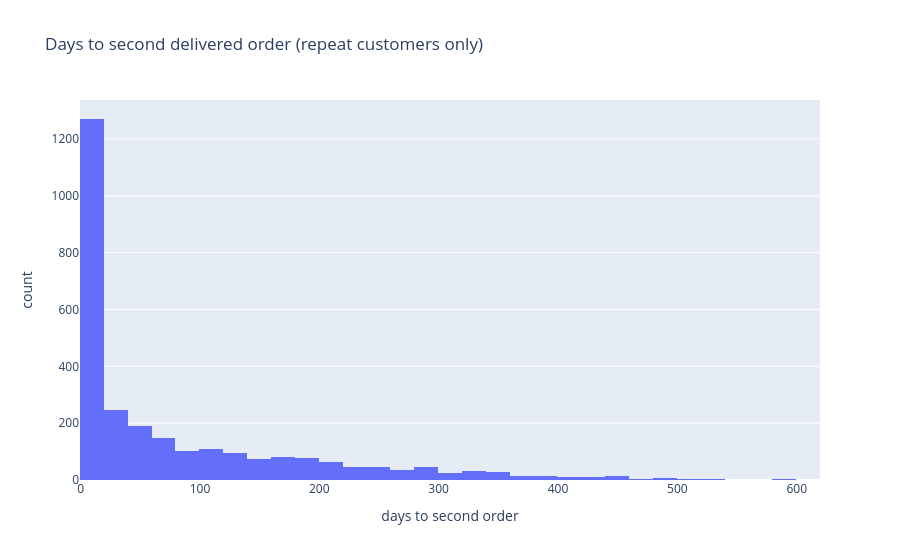

The notebook cell this image was saved under:
### Code cell
fig = px.histogram(t2p, nbins=60, title="Days to second delivered order (repeat customers only)")
fig.update_layout(xaxis_title="days to second order", showlegend=False)
fig.show()

### Figure 1 — Plotly figure (JSON) as saved in the notebook; plotly's stock layout.template omitted (floating-point values rounded to 4 significant figures; data arrays with more than 128 entries replaced by an {"elided": "..."} marker saying what was removed)
{"data": [{"bingroup": "x", "hovertemplate": "variable=days_to_second_purchase<br>value=%{x}<br>count=%{y}<extra></extra>", "legendgroup": "days_to_second_purchase", "marker": {"color": "#636efa", "pattern": {"shape": ""}}, "name": "days_to_second_purchase", "nbinsx": 60, "orientation": "v", "showlegend": true, "type": "histogram", "x": {"elided": "2801 float values"}, "xaxis": "x", "yaxis": "y"}], "layout": {"barmode": "relative", "legend": {"title": {"text": "variable"}, "tracegroupgap": 0}, "showlegend": false, "title": {"text": "Days to second delivered order (repeat customers only)"}, "xaxis": {"anchor": "y", "domain": [0.0, 1.0], "title": {"text": "days to second order"}}, "yaxis": {"anchor": "x", "domain": [0.0, 1.0], "title": {"text": "count"}}}}
